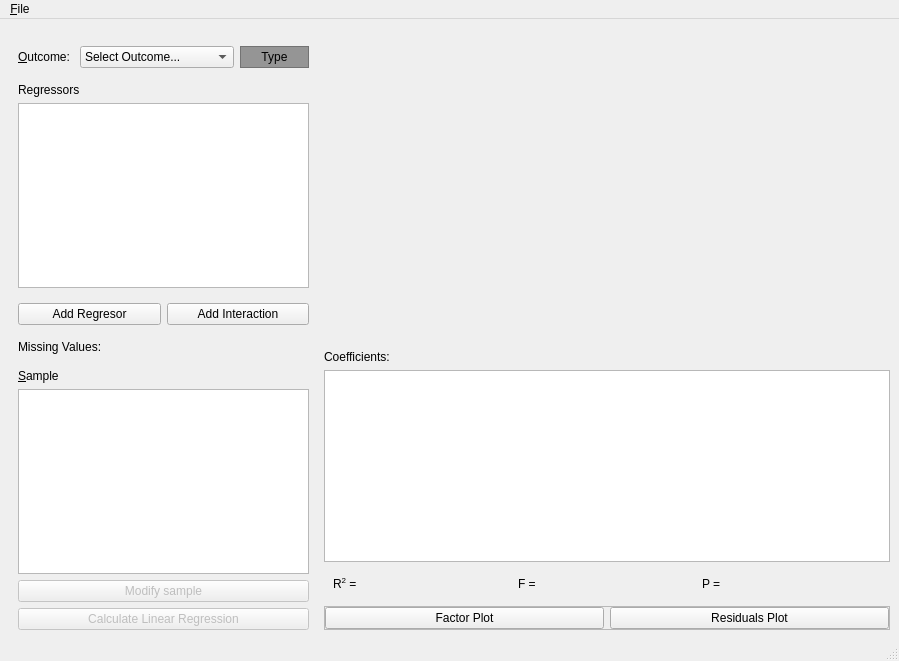
<?xml version="1.0" encoding="UTF-8"?>
<ui version="4.0">
 <class>LinearModel</class>
 <widget class="QMainWindow" name="LinearModel">
  <property name="geometry">
   <rect>
    <x>0</x>
    <y>0</y>
    <width>899</width>
    <height>661</height>
   </rect>
  </property>
  <property name="windowTitle">
   <string>Braviz - Linear Model</string>
  </property>
  <property name="windowIcon">
   <iconset resource="resources.qrc">
    <normaloff>:/icons/linear.png</normaloff>:/icons/linear.png</iconset>
  </property>
  <widget class="QWidget" name="centralwidget">
   <layout class="QHBoxLayout" name="horizontalLayout_4">
    <item>
     <widget class="QFrame" name="control_widget">
      <property name="maximumSize">
       <size>
        <width>309</width>
        <height>16777215</height>
       </size>
      </property>
      <property name="frameShape">
       <enum>QFrame::NoFrame</enum>
      </property>
      <property name="frameShadow">
       <enum>QFrame::Raised</enum>
      </property>
      <layout class="QVBoxLayout" name="verticalLayout">
       <property name="leftMargin">
        <number>0</number>
       </property>
       <property name="topMargin">
        <number>0</number>
       </property>
       <property name="rightMargin">
        <number>0</number>
       </property>
       <property name="bottomMargin">
        <number>0</number>
       </property>
       <item>
        <widget class="QFrame" name="frame">
         <property name="frameShape">
          <enum>QFrame::NoFrame</enum>
         </property>
         <property name="frameShadow">
          <enum>QFrame::Raised</enum>
         </property>
         <layout class="QVBoxLayout" name="verticalLayout_3">
          <item>
           <widget class="QFrame" name="frame_3">
            <property name="frameShape">
             <enum>QFrame::NoFrame</enum>
            </property>
            <property name="frameShadow">
             <enum>QFrame::Raised</enum>
            </property>
            <layout class="QHBoxLayout" name="horizontalLayout_2">
             <property name="leftMargin">
              <number>0</number>
             </property>
             <property name="rightMargin">
              <number>0</number>
             </property>
             <item>
              <widget class="QLabel" name="label">
               <property name="maximumSize">
                <size>
                 <width>56</width>
                 <height>16777215</height>
                </size>
               </property>
               <property name="toolTip">
                <string>Dependent Variable</string>
               </property>
               <property name="text">
                <string>&amp;Outcome: </string>
               </property>
               <property name="buddy">
                <cstring>outcome_sel</cstring>
               </property>
              </widget>
             </item>
             <item>
              <widget class="QComboBox" name="outcome_sel">
               <property name="sizePolicy">
                <sizepolicy hsizetype="Expanding" vsizetype="Fixed">
                 <horstretch>0</horstretch>
                 <verstretch>0</verstretch>
                </sizepolicy>
               </property>
               <property name="currentIndex">
                <number>0</number>
               </property>
               <item>
                <property name="text">
                 <string extracomment="select a new variable">Select Outcome...</string>
                </property>
               </item>
              </widget>
             </item>
             <item>
              <widget class="QLabel" name="outcome_type">
               <property name="sizePolicy">
                <sizepolicy hsizetype="Preferred" vsizetype="Preferred">
                 <horstretch>0</horstretch>
                 <verstretch>0</verstretch>
                </sizepolicy>
               </property>
               <property name="minimumSize">
                <size>
                 <width>69</width>
                 <height>0</height>
                </size>
               </property>
               <property name="toolTip">
                <string>Data type of outcome</string>
               </property>
               <property name="whatsThis">
                <string>The outcome may be an ordinal, binary or nominal variable</string>
               </property>
               <property name="styleSheet">
                <string notr="true">background-color:rgb(149, 149, 149)
</string>
               </property>
               <property name="frameShape">
                <enum>QFrame::StyledPanel</enum>
               </property>
               <property name="text">
                <string>Type</string>
               </property>
               <property name="scaledContents">
                <bool>false</bool>
               </property>
               <property name="alignment">
                <set>Qt::AlignCenter</set>
               </property>
               <property name="textInteractionFlags">
                <set>Qt::LinksAccessibleByMouse|Qt::TextSelectableByMouse</set>
               </property>
              </widget>
             </item>
            </layout>
           </widget>
          </item>
          <item>
           <widget class="QLabel" name="label_2">
            <property name="toolTip">
             <string>Independent Variables</string>
            </property>
            <property name="text">
             <string>Regressors</string>
            </property>
            <property name="buddy">
             <cstring>reg_table</cstring>
            </property>
           </widget>
          </item>
          <item>
           <widget class="QTableView" name="reg_table">
            <property name="sizePolicy">
             <sizepolicy hsizetype="Expanding" vsizetype="Expanding">
              <horstretch>0</horstretch>
              <verstretch>1</verstretch>
             </sizepolicy>
            </property>
            <property name="contextMenuPolicy">
             <enum>Qt::CustomContextMenu</enum>
            </property>
            <property name="alternatingRowColors">
             <bool>true</bool>
            </property>
            <property name="selectionBehavior">
             <enum>QAbstractItemView::SelectRows</enum>
            </property>
            <attribute name="horizontalHeaderStretchLastSection">
             <bool>true</bool>
            </attribute>
           </widget>
          </item>
          <item>
           <widget class="QFrame" name="frame_5">
            <property name="frameShape">
             <enum>QFrame::NoFrame</enum>
            </property>
            <property name="frameShadow">
             <enum>QFrame::Raised</enum>
            </property>
            <layout class="QHBoxLayout" name="horizontalLayout_3">
             <property name="leftMargin">
              <number>0</number>
             </property>
             <property name="rightMargin">
              <number>0</number>
             </property>
             <item>
              <widget class="QPushButton" name="add_regressor_button">
               <property name="toolTip">
                <string>Add regressor variables for the anova analysis</string>
               </property>
               <property name="text">
                <string>Add Regresor</string>
               </property>
              </widget>
             </item>
             <item>
              <widget class="QPushButton" name="add_interaction_button">
               <property name="toolTip">
                <string>Add interaction terms to this anova analysis</string>
               </property>
               <property name="text">
                <string>Add Interaction</string>
               </property>
              </widget>
             </item>
            </layout>
           </widget>
          </item>
          <item>
           <widget class="QLabel" name="missing_label">
            <property name="text">
             <string>Missing Values:</string>
            </property>
           </widget>
          </item>
         </layout>
        </widget>
       </item>
       <item>
        <widget class="QFrame" name="frame_4">
         <property name="frameShape">
          <enum>QFrame::NoFrame</enum>
         </property>
         <property name="frameShadow">
          <enum>QFrame::Raised</enum>
         </property>
         <layout class="QVBoxLayout" name="verticalLayout_4">
          <property name="topMargin">
           <number>0</number>
          </property>
          <property name="bottomMargin">
           <number>0</number>
          </property>
          <item>
           <widget class="QLabel" name="label_3">
            <property name="text">
             <string>&amp;Sample</string>
            </property>
            <property name="buddy">
             <cstring>sample_tree</cstring>
            </property>
           </widget>
          </item>
          <item>
           <widget class="QTreeView" name="sample_tree">
            <property name="sizePolicy">
             <sizepolicy hsizetype="Expanding" vsizetype="Preferred">
              <horstretch>0</horstretch>
              <verstretch>0</verstretch>
             </sizepolicy>
            </property>
            <property name="maximumSize">
             <size>
              <width>16777215</width>
              <height>200</height>
             </size>
            </property>
            <property name="alternatingRowColors">
             <bool>true</bool>
            </property>
            <property name="uniformRowHeights">
             <bool>true</bool>
            </property>
           </widget>
          </item>
          <item>
           <widget class="QPushButton" name="modify_sample_button">
            <property name="enabled">
             <bool>false</bool>
            </property>
            <property name="toolTip">
             <string>Change the datapoints that will be used in this anova analysis</string>
            </property>
            <property name="text">
             <string>Modify sample</string>
            </property>
           </widget>
          </item>
          <item>
           <widget class="QPushButton" name="calculate_button">
            <property name="enabled">
             <bool>false</bool>
            </property>
            <property name="toolTip">
             <string>Fit the linear model</string>
            </property>
            <property name="text">
             <string>Calculate Linear Regression</string>
            </property>
           </widget>
          </item>
         </layout>
        </widget>
       </item>
      </layout>
     </widget>
    </item>
    <item>
     <widget class="QFrame" name="frame_2">
      <property name="frameShape">
       <enum>QFrame::NoFrame</enum>
      </property>
      <property name="frameShadow">
       <enum>QFrame::Raised</enum>
      </property>
      <layout class="QVBoxLayout" name="verticalLayout_2" stretch="1,0,0,0,0">
       <property name="leftMargin">
        <number>0</number>
       </property>
       <property name="topMargin">
        <number>0</number>
       </property>
       <property name="rightMargin">
        <number>0</number>
       </property>
       <property name="bottomMargin">
        <number>0</number>
       </property>
       <item>
        <widget class="QFrame" name="plot_frame">
         <property name="minimumSize">
          <size>
           <width>0</width>
           <height>258</height>
          </size>
         </property>
         <property name="locale">
          <locale language="English" country="UnitedStates"/>
         </property>
         <property name="frameShape">
          <enum>QFrame::NoFrame</enum>
         </property>
         <property name="frameShadow">
          <enum>QFrame::Raised</enum>
         </property>
        </widget>
       </item>
       <item>
        <widget class="QLabel" name="label_7">
         <property name="text">
          <string>Coefficients:</string>
         </property>
        </widget>
       </item>
       <item>
        <widget class="QTableView" name="results_table">
         <property name="cursor" stdset="0">
          <cursorShape>ArrowCursor</cursorShape>
         </property>
         <property name="dragEnabled">
          <bool>true</bool>
         </property>
         <property name="alternatingRowColors">
          <bool>true</bool>
         </property>
         <property name="selectionBehavior">
          <enum>QAbstractItemView::SelectRows</enum>
         </property>
         <property name="sortingEnabled">
          <bool>true</bool>
         </property>
         <attribute name="horizontalHeaderStretchLastSection">
          <bool>true</bool>
         </attribute>
         <attribute name="verticalHeaderVisible">
          <bool>false</bool>
         </attribute>
        </widget>
       </item>
       <item>
        <widget class="QFrame" name="parameters_layout">
         <property name="frameShape">
          <enum>QFrame::NoFrame</enum>
         </property>
         <property name="frameShadow">
          <enum>QFrame::Raised</enum>
         </property>
         <layout class="QHBoxLayout" name="horizontalLayout_5">
          <item>
           <widget class="QLabel" name="r_squared_label">
            <property name="cursor">
             <cursorShape>IBeamCursor</cursorShape>
            </property>
            <property name="text">
             <string>R&lt;sup&gt;2&lt;/sup&gt; = </string>
            </property>
            <property name="textInteractionFlags">
             <set>Qt::LinksAccessibleByMouse|Qt::TextSelectableByMouse</set>
            </property>
           </widget>
          </item>
          <item>
           <widget class="QLabel" name="f_value_label">
            <property name="cursor">
             <cursorShape>IBeamCursor</cursorShape>
            </property>
            <property name="text">
             <string>F =</string>
            </property>
            <property name="textInteractionFlags">
             <set>Qt::LinksAccessibleByMouse|Qt::TextSelectableByMouse</set>
            </property>
           </widget>
          </item>
          <item>
           <widget class="QLabel" name="p_value_label">
            <property name="cursor">
             <cursorShape>IBeamCursor</cursorShape>
            </property>
            <property name="text">
             <string>P =</string>
            </property>
            <property name="textInteractionFlags">
             <set>Qt::LinksAccessibleByMouse|Qt::TextSelectableByMouse</set>
            </property>
           </widget>
          </item>
         </layout>
        </widget>
       </item>
       <item>
        <widget class="QFrame" name="frame_6">
         <property name="frameShape">
          <enum>QFrame::StyledPanel</enum>
         </property>
         <property name="frameShadow">
          <enum>QFrame::Raised</enum>
         </property>
         <layout class="QHBoxLayout" name="horizontalLayout">
          <property name="leftMargin">
           <number>0</number>
          </property>
          <property name="topMargin">
           <number>0</number>
          </property>
          <property name="rightMargin">
           <number>0</number>
          </property>
          <property name="bottomMargin">
           <number>0</number>
          </property>
          <item>
           <widget class="QPushButton" name="factor_plot_button">
            <property name="text">
             <string>Factor Plot</string>
            </property>
           </widget>
          </item>
          <item>
           <widget class="QPushButton" name="residuals_plot_button">
            <property name="text">
             <string>Residuals Plot</string>
            </property>
           </widget>
          </item>
         </layout>
        </widget>
       </item>
      </layout>
     </widget>
    </item>
   </layout>
  </widget>
  <widget class="QMenuBar" name="menubar">
   <property name="geometry">
    <rect>
     <x>0</x>
     <y>0</y>
     <width>899</width>
     <height>27</height>
    </rect>
   </property>
   <widget class="QMenu" name="menuFile">
    <property name="title">
     <string>&amp;File</string>
    </property>
    <widget class="QMenu" name="menuExport">
     <property name="title">
      <string>Export</string>
     </property>
     <addaction name="actionImages"/>
     <addaction name="actionData"/>
    </widget>
    <widget class="QMenu" name="menuAccept_samples">
     <property name="title">
      <string>Accept samples</string>
     </property>
    </widget>
    <addaction name="actionSave_scneario"/>
    <addaction name="actionLoad_scenario"/>
    <addaction name="separator"/>
    <addaction name="actionLoad_sample"/>
    <addaction name="actionModify_sample"/>
    <addaction name="actionSend_sample"/>
    <addaction name="menuAccept_samples"/>
    <addaction name="separator"/>
    <addaction name="menuExport"/>
   </widget>
   <addaction name="menuFile"/>
  </widget>
  <widget class="QStatusBar" name="statusbar"/>
  <action name="actionSave_scneario">
   <property name="text">
    <string>Save scenario</string>
   </property>
  </action>
  <action name="actionLoad_scenario">
   <property name="text">
    <string>Load scenario</string>
   </property>
  </action>
  <action name="actionImages">
   <property name="text">
    <string>Images</string>
   </property>
  </action>
  <action name="actionData">
   <property name="text">
    <string>Data</string>
   </property>
  </action>
  <action name="actionLoad_sample">
   <property name="text">
    <string>Load sample</string>
   </property>
  </action>
  <action name="actionSend_sample">
   <property name="text">
    <string>Send sample</string>
   </property>
  </action>
  <action name="actionModify_sample">
   <property name="text">
    <string>Modify sample</string>
   </property>
  </action>
 </widget>
 <resources>
  <include location="resources.qrc"/>
 </resources>
 <connections/>
</ui>
